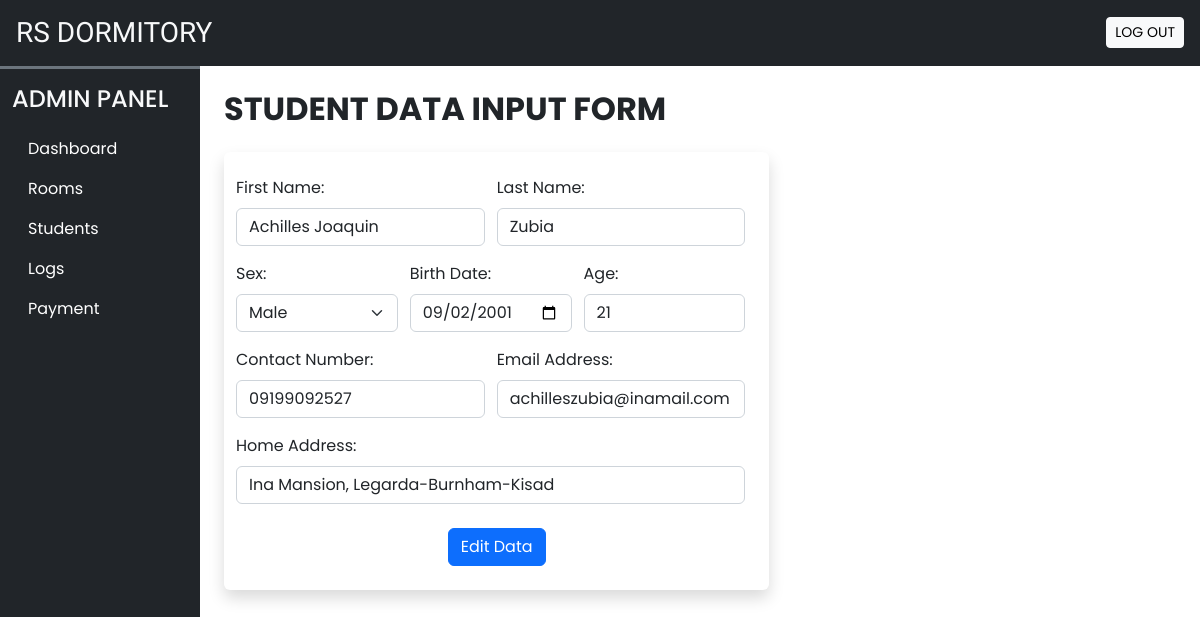
Page /function/editStudent.php?student_id=38 on the committed database.
### tables this page shows
CREATE TABLE `student_data` (
  `student_id` int(10) UNSIGNED NOT NULL,
  `first_name` varchar(30) NOT NULL,
  `last_name` varchar(30) NOT NULL,
  `sex` char(1) NOT NULL,
  `birth_date` date NOT NULL,
  `age` int(3) NOT NULL,
  `contact_number` varchar(13) NOT NULL,
  `email_address` varchar(50) NOT NULL,
  `home_address` varchar(250) NOT NULL,
  `password` varchar(20) NOT NULL
);

### function/editStudent.php (the view, shortened to what this page needs)
<!DOCTYPE html>
<html>
<head>
    <?php require('../admin/inc/links.php'); ?>
</head>
<body>
    <?php require('header.php'); ?>
    <div class="container-fluid" id="main-content">
        <div class="row">
            <div class="col-lg-10 ms-auto p-4 overflow-hidden">
                <h2 class="fw-bold mb-4">STUDENT DATA INPUT FORM</h2>
                <div class="row">
                    <div class="col-md-7">
                        <?php
                        if (isset($_GET['student_id'])) {
                            $student_id = $_GET['student_id'];
                            $sql = "SELECT * FROM `student_data` WHERE student_id = $student_id";
                            $result = mysqli_query($conn, $sql);
                            if (mysqli_num_rows($result) > 0) {
                                $row = mysqli_fetch_assoc($result);
                                echo '
                                <div class="container-fluid">
                                    <div class="row">
                                            <div class="bg-white rounded shadow p-4">
                                                <form method="POST">
                                                    <input type="hidden" name="student_id" value="' . $student_id . '">
                                                    <div class="row" class="d-flex">
                                                        <div class="col-md-6 ps-0 mb-3">
                                                            <label class="form-label" for="first_name">First Name:</label>
                                                            <input type="text" class="form-control shadow-none" id="first_name" name="first_name" value="' . $row['first_name'] . '">
                                                        </div>
                                                        <div class="col-md-6 ps-0 mb-3">
                                                            <label class="form-label" for="last_name">Last Name:</label>
                                                            <input type="text"  class="form-control shadow-none" id="last_name" name="last_name" value="' . $row['last_name'] . '">
                                                        </div>
                                                    </div>
                                                    <div class="row" class="d-flex">
                                                        <div class="col-md-4 ps-0 mb-3">
                                                            <label class="form-label" for="sex">Sex: </label>
                                                            <select name="sex" class="form-select shadow-none "  value="' . $row['sex'] . '" >
                                                                <option value="M">Male</option>
                                                            </select>
                                                        </div>
                                                        <div class="col-md-4 ps-0 mb-3">
                                                            <label class="form-label" for="birth_date">Birth Date:</label>
                                                            <input type="date" class="form-control shadow-none" id="birth_date" name="birth_date" value="' . $row['birth_date'] . '">
                                                        </div>
                                                        <div class="col-md-4 ps-0 mb-3">
                                                            <label class="form-label" for="age">Age:</label><br>
                                                            <input type="number" class="form-control shadow-none" id="age" name="age" value="' . $row['age'] . '" min="0">
                                                        </div>
                                                    </div>
                                                    <div class="row" class="d-flex">
                                                        <div class="col-md-6 ps-0 mb-3">
                                                            <label class="form-label" for="contact_number">Contact Number:</label>
                                                            <input type="tel" class="form-control shadow-none"id="contact_number" name="contact_number" value="' . $row['contact_number'] . '" pattern="[0-9]{11}">
                                                        </div>
                                                        <div class="col-md-6 ps-0 mb-3">
                                                            <label class="form-label" for="email_address">Email Address:</label>
                                                            <input type="email" class="form-control shadow-none" id="email_address" name="email_address" value="' . $row['email_address'] . '">
                                                        </div>
                                                    </div>
                                                    <div class="row" class="d-flex">
                                                        <div class="col-md-12 ps-0 mb-4">
                                                            <label  class="form-label" for="home_address">Home Address:</label><br>
                                                            <input type="text"class="form-control shadow-none" id="home_address" name="home_address" value="' . $row['home_address'] . '">
                                                        </div>
                                                    </div>
                                                    <div class="d-flex justify-content-evenly">
                                                        <button class="btn btn-md text-white btn-primary shadow-none" type="submit" name="edit">Edit Data</button>
                                                    </div>
                                                 </form>
                                        </div>
                                    </div>
                                </div>';
                            }
                        }
                        ?>
                    </div>
                </div>
            </div>
        </div>
</body>
</html>

### css/common.css (style rules this page uses)
:root { --teal: #2ec1ac; --teal-hover: #279e8c; }
* { font-family: 'Poppins', sans-serif; }
input[type=number] { appearance: textfield; }

### function/header.php (style rules this page uses)
* { font-family: 'Poppins', sans-serif; }

### rows in the picture
student_data: first_name "Achilles Joaquin", last_name "Zubia", sex "Male", birth_date "09/02/2001", age "21", contact_number "09199092527", email_address "achilleszubia@inamail.com", home_address "Ina Mansion, Legarda-Burnham-Kisad"
